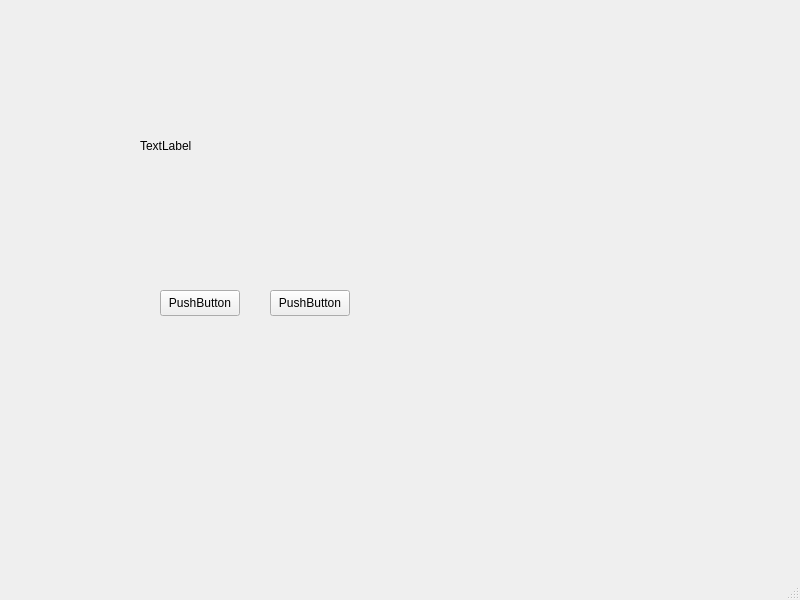
<?xml version="1.0" encoding="UTF-8"?>
<ui version="4.0">
 <class>MainWindow</class>
 <widget class="QMainWindow" name="MainWindow">
  <property name="geometry">
   <rect>
    <x>0</x>
    <y>0</y>
    <width>800</width>
    <height>600</height>
   </rect>
  </property>
  <property name="windowTitle">
   <string>MainWindow</string>
  </property>
  <widget class="QWidget" name="centralwidget">
   <widget class="QPushButton" name="pushButton">
    <property name="geometry">
     <rect>
      <x>160</x>
      <y>290</y>
      <width>80</width>
      <height>26</height>
     </rect>
    </property>
    <property name="text">
     <string>PushButton</string>
    </property>
   </widget>
   <widget class="QPushButton" name="pushButton_2">
    <property name="geometry">
     <rect>
      <x>270</x>
      <y>290</y>
      <width>80</width>
      <height>26</height>
     </rect>
    </property>
    <property name="text">
     <string>PushButton</string>
    </property>
   </widget>
   <widget class="QLabel" name="label">
    <property name="geometry">
     <rect>
      <x>140</x>
      <y>60</y>
      <width>241</width>
      <height>171</height>
     </rect>
    </property>
    <property name="text">
     <string>TextLabel</string>
    </property>
   </widget>
  </widget>
  <widget class="QMenuBar" name="menubar">
   <property name="geometry">
    <rect>
     <x>0</x>
     <y>0</y>
     <width>800</width>
     <height>23</height>
    </rect>
   </property>
  </widget>
  <widget class="QStatusBar" name="statusbar"/>
 </widget>
 <resources/>
 <connections/>
</ui>
